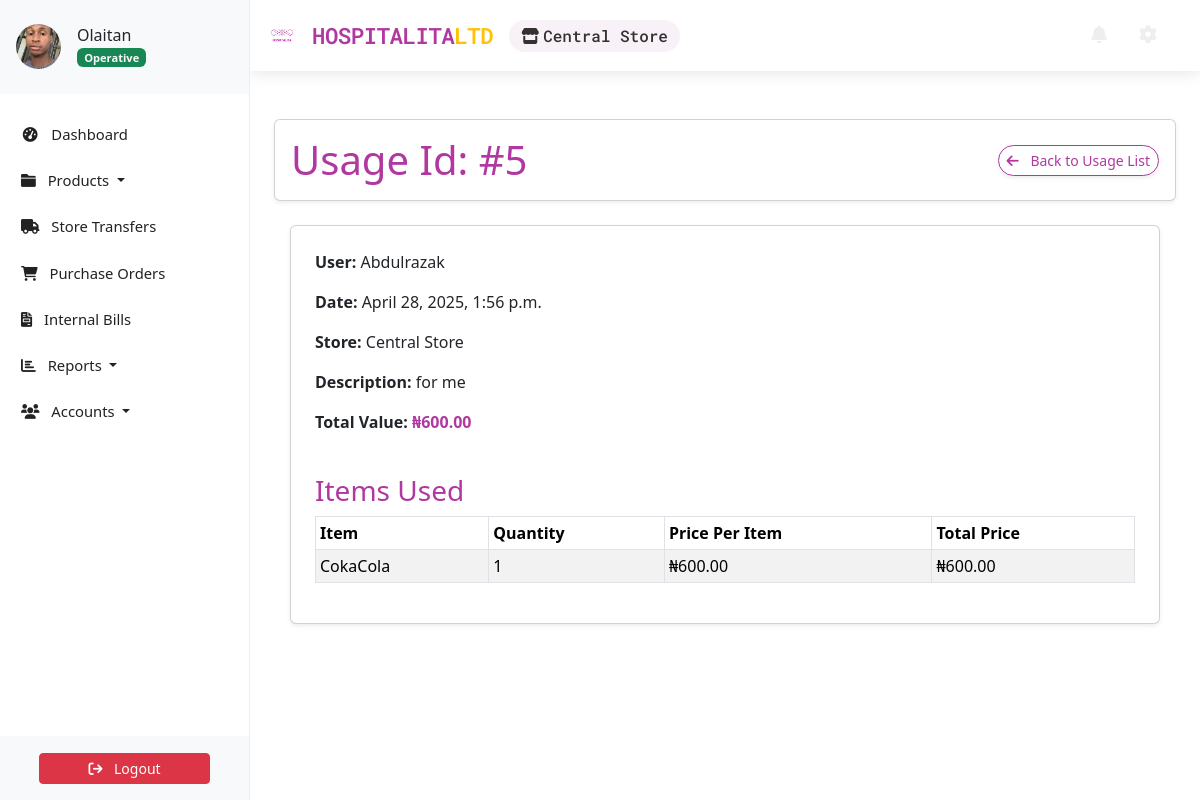
The page /bills/usage/usage-5/detail/ (signed in) on the database its author committed.
### accounts/models.py (models this page shows, shortened)
class Profile(AbstractBaseUser, PermissionsMixin):
    email = models.EmailField(unique=True, max_length=150)
    first_name = models.CharField(max_length=30, blank=True)
    last_name = models.CharField(max_length=30, blank=True)
    telephone = PhoneNumberField(null=True, blank=True)
    store = models.ForeignKey('store.Store', on_delete=models.CASCADE, null=True, blank=True, related_name='user')
    profile_picture = ProcessedImageField(
        default='profile_pics/default.jpg',
        upload_to='profile_pics',
        format='JPEG',
        processors=[ResizeToFill(150, 150)],
        options={'quality': 100}
    )
    status = models.CharField(max_length=12, choices=STATUS_CHOICES, default='INA')
    role = models.CharField(max_length=12, choices=ROLE_CHOICES, blank=True, null=True)
    slug = AutoSlugField(unique=True, populate_from='email')
    date_joined = models.DateTimeField(auto_now_add=True,  blank=True, null=True)
    last_login = models.DateTimeField(null=True, blank=True)
    is_active = models.BooleanField(default=True)
    is_staff = models.BooleanField(default=False)  # required by admin
    objects = ProfileManager()
    USERNAME_FIELD = 'email'
    REQUIRED_FIELDS = []  # optional: add first_name, last_name
    class Meta:
        verbose_name = 'Profile'
        verbose_name_plural = 'Profiles'

### store/models.py (models this page shows, shortened)
class Store(models.Model):
    name = models.CharField(max_length=100)
    address = models.TextField(blank=True)
    contact_number = models.CharField(max_length=15, blank=True)
    central = models.BooleanField(default=False)  # Indicates the central store (admin's primary)
    def __str__(self):
        return self.name

class Item(models.Model):
    slug = AutoSlugField(unique=True, populate_from='name')
    name = models.CharField(max_length=50)
    description = models.TextField(max_length=256)
    category = models.ForeignKey(Category, on_delete=models.CASCADE)
    price = models.FloatField(default=0)
    purchase_price = models.FloatField(
        default=0,
        verbose_name="Purchase Price",
        help_text="Cost per one unit (e.g., per item)"
    )
    expiring_date = models.DateTimeField(null=True, blank=True)
    class Meta:
        ordering = ['name']
        verbose_name_plural = 'Items'
    class Meta:
        constraints = [
            models.UniqueConstraint(
                functions.Lower('name'),
                name='unique_item_name_insensitive'
            )
        ]

### bills/models.py (models this page shows, shortened)
class InternalUsage(models.Model):
    user = models.ForeignKey(settings.AUTH_USER_MODEL, on_delete=models.CASCADE)
    date = models.DateTimeField(auto_now_add=True)
    store = models.ForeignKey(Store, on_delete=models.CASCADE)
    description = models.CharField(max_length=255, blank=True, null=True)
    slug = models.SlugField(unique=True, blank=True)
    @property
    def total_value(self):
        return sum(detail.total_price for detail in self.details.all())

class UsageDetail(models.Model):
    usage = models.ForeignKey(InternalUsage, on_delete=models.CASCADE, related_name='details')
    item = models.ForeignKey(Item, on_delete=models.CASCADE)
    quantity = models.PositiveIntegerField()
    price_per_item = models.DecimalField(max_digits=10, decimal_places=2)
    total_price = models.DecimalField(max_digits=10, decimal_places=2)

### bills/views.py (the view)
# urls.py: path('usage/<slug:slug>/detail/', InternalUsageDetailView.as_view(), name='usage_detail')
class InternalUsageDetailView(LoginRequiredMixin, UserPassesTestMixin, DetailView):
    model = InternalUsage
    template_name = 'bills/usage_detail.html'
    context_object_name = 'usage'
    def test_func(self):
        usage = self.get_object()
        return self.request.user.is_superuser or usage.store == self.request.user.store

### store/context_processors.py (called while the page is built)
def unread_alerts_count(request):
    if request.user.is_authenticated:
        current_store = request.user.store
        count = StockAlert.objects.filter(store_inventory__store=current_store, is_read=False).count()
        return {'unread_alerts_count': count}
    return {'unread_alerts_count': 0}

### bills/templates/bills/usage_detail.html (shortened to what this page needs)
{% extends "store/base.html" %}
{% block content %}
<div class="container my-4">
    <div class="card shadow-sm rounded p-3">
        <div class="row align-items-center">
            <div class="col-md-6">
                <h4 class="display-6 mb-0 text-brand">Usage Id: #{{ usage.id }}</h4>
            </div>
            <div class="col-md-6 d-flex justify-content-end gap-2">
                <a class="btn btn-outline-brand btn-sm rounded-pill shadow-sm" href="{% url 'usage_list' %}">
                    <i class="fas fa-arrow-left me-2"></i> Back to Usage List
                </a>
            </div>
        </div>
    </div>
    <div class="container px-3 mt-4">
        <div class="card shadow-sm p-4">
            <p><strong>User:</strong> {{ usage.user.first_name }}</p>
            <p><strong>Date:</strong> {{ usage.date }}</p>
            <p><strong>Store:</strong> {{ usage.store }}</p>
            <p><strong>Description:</strong> {{ usage.description }}</p>
            <p><strong>Total Value:</strong> <span class="text-brand fw-bold">₦{{ usage.total_value }}</span></p>
            <h3 class="text-brand mt-4">Items Used</h3>
            <div class="table-responsive">
                <table class="table table-bordered table-striped table-hover table-sm">
                    <thead class="thead-light">
                        <tr>
                            <th>Item</th>
                            <th>Quantity</th>
                            <th>Price Per Item</th>
                            <th>Total Price</th>
                        </tr>
                    </thead>
                    <tbody>
                        {% for detail in usage.details.all %}
                        <tr>
                            <td>{{ detail.item.name }}</td>
                            <td>{{ detail.quantity }}</td>
                            <td>₦{{ detail.price_per_item }}</td>
                            <td>₦{{ detail.total_price }}</td>
                        </tr>
                        {% endfor %}
                    </tbody>
                </table>
            </div>
        </div>
    </div>
</div>
{% endblock %}

### store/templates/store/base.html (shortened to what this page needs)
<!DOCTYPE html>
<html lang="en">
    <head>
        {% load static %}
        <link href="https://cdn.jsdelivr.net/npm/bootstrap@5.3.3/dist/css/bootstrap.min.css" rel="stylesheet">
        <link rel="stylesheet" type="text/css" href="https://unpkg.com/@webpixels/css@1.1.5/dist/index.css">
        <link rel="stylesheet" href="{% static '/css/style.css' %}" type="text/css">
        <link rel="stylesheet" href="https://cdnjs.cloudflare.com/ajax/libs/font-awesome/5.15.4/css/all.min.css">
    </head>
    <body>
        {% include "store/sidebar.html" %}
        <section id="wrapper">
          <nav class="navbar navbar-expand-md navbar-light">
            <div class="container-fluid">
                <div class="d-flex align-items-center">
                    <a class="navbar-brand" href="{% url 'dashboard' %}" style="color: #b038a0;">
                        <img src="{% static 'images/logo/hospitalialogo.png' %}" alt="Hospitalita Logo" class="navbar-logo">
                        HOSPITALITA<span class="text-warning">LTD</span>
                    </a>
                    {% if request.user.is_authenticated and request.user.store %}
                    <div class="store-display">
                        <i class="fas fa-store me-1"></i>{{ request.user.store.name }}
                    </div>
                    {% endif %}
                </div>
                <div class="collapse navbar-collapse" id="toggle-navbar">
                    <ul class="navbar-nav ms-auto align-items-center">
                        <li class="nav-item me-3">
                            <a class="nav-link position-relative nav-icon" href="{% url 'notifications' %}">
                                <i class="fa fa-bell"></i>
                            </a>
                        </li>
                        <li class="nav-item me-2">
                            <a class="nav-link nav-icon" href="/hospitalita-admin/" title="Admin Dashboard">
                                <i class="fas fa-cog"></i>
                            </a>
                        </li>
                    </ul>
                </div>
            </div>
        </nav>
          <main class="container py-4">
            {% block content %}{% endblock content %}
          </main>
        </section>
    </body>
</html>

### store/templates/store/sidebar.html (shortened to what this page needs)
<link href="https://cdn.jsdelivr.net/npm/bootstrap@5.3.3/dist/css/bootstrap.min.css" rel="stylesheet">
<link href="https://cdnjs.cloudflare.com/ajax/libs/font-awesome/6.0.0-beta3/css/all.min.css" rel="stylesheet">
<aside class="sidebar position-fixed top-0 left-0 overflow-auto h-100 bg-white text-dark" id="show-side-navigation1">
    <div class="sidebar-header d-flex align-items-center px-3 py-4 border-bottom border-light" style="background-color:#f8f9fa ;">
        <div class="d-flex align-items-center text-decoration-none text-dark">
            <img class="rounded-circle img-fluid" id="sidebar-img" width="45" src="{{ request.user.profile_picture.url }}" alt="Profile Picture" />
            <div class="ms-3">
                <h5 class="fs-6 mb-0">
                    {{ request.user.first_name }}{% if request.user.role == 'AD' %} <i class="fa-solid fa-circle-check text-success"></i>{% endif %}
                </h5>
                <span class="badge bg-success text-light">
                    {% if request.user.role == 'AD' %}
                        Admin
                    {% elif request.user.role == 'EX' %}
                        Executive
                    {% else %}
                        Operative
                    {% endif %}
                </span>
            </div>
        </div>
    </div>
    <div class="nav-container">
        <ul class="nav flex-column mt-3">
            <li class="nav-item mb-2">
                <a class="nav-link {% if request.resolver_match.url_name == 'dashboard' %}active{% endif %}" href="{% url 'dashboard' %}">
                    <i class="fa fa-tachometer-alt fa-fw me-2"></i> Dashboard
                </a>
            </li>
            <li class="nav-item mb-2 dropdown">
                <a class="nav-link {% if request.resolver_match.url_name == 'productslist' %}active{% endif %} dropdown-toggle" href="#" id="productsDropdown" role="button" data-bs-toggle="dropdown" aria-expanded="false">
                    <i class="fa fa-folder me-2"></i> Products
                </a>
            </li>
            <li class="nav-item mb-2">
                {% if request.user.store.central %}
                <a class="nav-link {% if request.resolver_match.url_name == 'transfer-create' or request.resolver_match.url_name == 'transferslist' %}active{% endif %}" href="{% url 'transferslist' %}">
                    <i class="fa fa-truck fa-fw me-2"></i> Store Transfers
                </a>
                {% else %}
                <a class="nav-link {% if request.resolver_match.url_name == 'saleslist' %}active{% endif %}" href="{% url 'saleslist' %}">
                    <i class="fa fa-shopping-bag fa-fw me-2"></i> Sales Orders
                </a>
                {% endif %}
            </li>
            <li class="nav-item mb-2">
                <a class="nav-link {% if request.resolver_match.url_name == 'purchaseorderslist' %}active{% endif %}" href="{% url 'purchaseorderslist' %}">
                    <i class="fa fa-shopping-cart me-2"></i> Purchase Orders
                </a>
            </li>
            <li class="nav-item mb-2">
                <a class="nav-link {% if request.resolver_match.url_name == 'usage_list' %}active{% endif %}" href="{% url 'usage_list' %}">
                    <i class="fa-solid fa-file-invoice me-2"></i> Internal Bills
                </a>
            </li>
            <li class="nav-item mb-2 dropdown">
                <a class="nav-link  dropdown-toggle" href="#" id="reportsDropdown" role="button" data-bs-toggle="dropdown" aria-expanded="false">
                    <i class="fa fa-chart-bar me-2"></i> Reports
                </a>
            </li>
            <li class="nav-item mb-2 dropdown">
                <a class="nav-link  dropdown-toggle" href="#" id="accountsDropdown" role="button" data-bs-toggle="dropdown" aria-expanded="false">
                    <i class="fa fa-users me-2"></i> Accounts
                </a>
            </li>
        </ul>
    </div>
    <div class="sidebar-footer position-absolute bottom-0 w-100 text-center py-3 bg-light border-top border-light">
        <form method="post" action="{% url 'user-logout' %}">
            <button type="submit" class="btn btn-danger btn-sm w-75">
                <i class="fa fa-sign-out me-2"></i> Logout
            </button>
        </form>
    </div>
</aside>

### static/css/style.css (style rules this page uses)
:root { --dk-gray-100: #f3f4f6; --dk-gray-200: #e5e7eb; --dk-gray-300: #d1d5db; --dk-gray-400: #9ca3af; --dk-gray-500: #6b7280; --dk-gray-600: #4b5563; --dk-gray-700: #374151; --dk-gray-800: #1f2937; --dk-gray-900: #111827; --dk-dark-bg: #313348; --dk-darker-bg: #2a2b3d; --navbar-bg-color: #6f6486; --sidebar-bg-color: #252636; --sidebar-width: 250px; --sidebar-expanded-width: 230px; --sidebar-collapsed-width: 100px; --sidebar-header-bg: #212529; --dropdown-menu-bg: #495057; --dropdown-item-color: #adb5bd; --dropdown-item-active-bg: #6c757d; --sidebar-separator-bg: #4caf50; --logo-separator-height: 60px; --sidebar-item-height: 50px; --submenu-item-height: 45px; }
* { margin: 0; padding: 0; box-sizing: border-box; }
body { font-family: "Inter", sans-serif; background-color: #fff; }
a { text-decoration: none; }
#wrapper { margin-left: var(--sidebar-width); transition: margin-left 0.3s ease-in-out; }
.sidebar { font-size: 0.925rem; background-color: var(--sidebar-bg-color); width: var(--sidebar-width); transition: width 0.3s ease-in-out; z-index: 9999999; }
.sidebar .sidebar-header { background-color: var(--sidebar-header-bg); border-bottom: 1px solid #2a2b3c; }
.sidebar ul > li > a { color: var(--dk-gray-400); text-decoration: none; }
.navbar { border: none; background-color: var(--navbar-bg-color); }
.navbar .navbar-nav > li > a { color: #eee; line-height: 55px; padding: 0 10px; }
.navbar .navbar-brand { color: #fff; line-height: 55px; padding: 0; }
.navbar > .container .navbar-brand, .navbar > .container-fluid .navbar-brand { margin: 0; }
.navbar .navbar-nav > li > a { float: left; }
.navbar .navbar-nav > li > a > i { font-size: 18px; }

### bills/templates/bills/usage_detail.html (style rules this page uses)
.text-brand { color: #b038a0 !important; }
.btn-outline-brand { color: #b038a0 !important; border-color: #b038a0 !important; }

### store/templates/store/base.html (style rules this page uses)
:root { --primary-font: 'Poppins', sans-serif; --secondary-font: 'Roboto Mono', monospace; --brand-color: #b038a0; --accent-color: #b038a0; }
body { font-family: var(--primary-font); line-height: 1.6; }
.navbar-brand { font-family: var(--secondary-font); font-weight: 600; letter-spacing: -0.5px; font-size: 1.4rem !important; display: flex; align-items: center; }
.navbar-logo { height: 40px; margin-right: 10px; vertical-align: middle; width: auto; }
.store-display { font-family: var(--secondary-font); font-weight: 500; color: rgb(52, 49, 49); background: #f8f2f8; padding: 0.25rem 0.75rem; border-radius: 20px; margin-left: 1rem; }
.nav-icon { font-size: 1.2rem; padding: 0.5rem 0.75rem; transition: all 0.3s ease; color: #555; position: relative; }
.navbar-nav { margin-right: 15px; }
#wrapper { padding-top: 0px; }
.navbar { box-shadow: 0 2px 15px rgba(0, 0, 0, 0.1); background: linear-gradient(135deg, #fff, #fff) !important; position: fixed; top: 0; width: 100%; z-index: 1000; }

### store/templates/store/sidebar.html (style rules this page uses)
.sidebar { width: 250px; background-color: #fff; color: #333; position: fixed; top: 0; bottom: 0; display: flex; flex-direction: column; border-right: 1px solid #eee; z-index: 1001; }
.sidebar-header { background-color: #f8f9fa; border-bottom: 1px solid #eee; }
.nav-container { flex: 1; overflow-y: auto; padding: 5px; }
.sidebar .nav-link { color: #222 !important; font-weight: 470; }
.sidebar-footer { background-color: #f8f9fa; text-align: center; padding: 10px; border-top: 1px solid #eee; }

### rows shown on the page
Profile: user.profile_picture (picture), user.first_name "Olaitan", user.store.name "Central Store"
InternalUsage: id "5", user.first_name "Abdulrazak", date "April 28, 2025, 1:56 p.m.", store "Central Store", description "for me", total_value "600.00"
UsageDetail: item.name "CokaCola", quantity "1", price_per_item "600.00", total_price "600.00"
